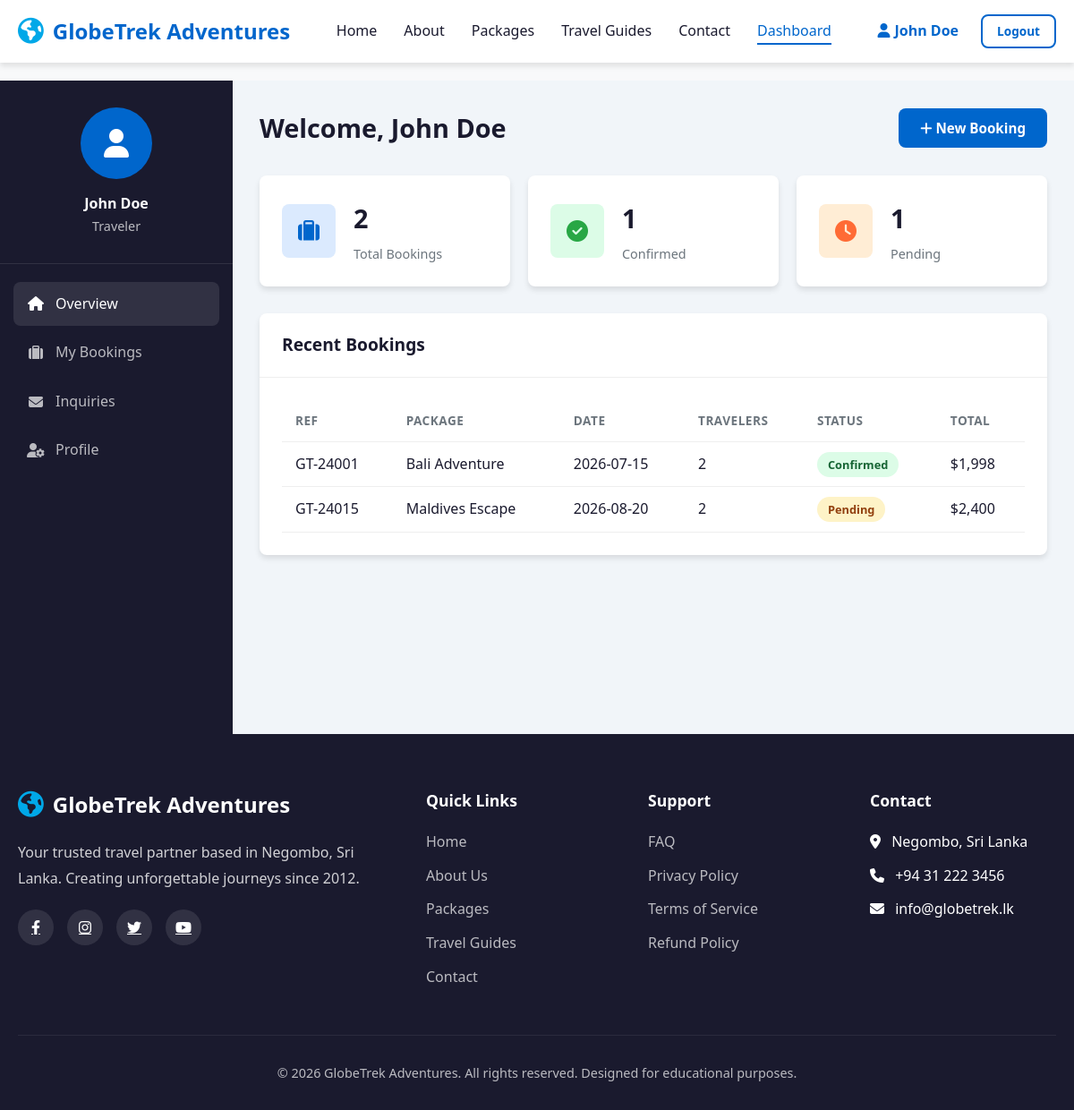
/dashboard.php (signed in), run on the app's committed database.
### tables this page shows
CREATE TABLE IF NOT EXISTS bookings (
    id INT AUTO_INCREMENT PRIMARY KEY,
    ref VARCHAR(50) NOT NULL UNIQUE,
    user_id INT NOT NULL,
    package_id INT,
    travel_date DATE NOT NULL,
    travelers INT NOT NULL,
    total_cost INT NOT NULL,
    status ENUM('Pending', 'Confirmed', 'Cancelled') DEFAULT 'Pending',
    special_requests TEXT,
    created_at TIMESTAMP DEFAULT CURRENT_TIMESTAMP,
    FOREIGN KEY (user_id) REFERENCES users(id) ON DELETE CASCADE,
    FOREIGN KEY (package_id) REFERENCES packages(id) ON DELETE SET NULL
);

CREATE TABLE IF NOT EXISTS packages (
    id INT AUTO_INCREMENT PRIMARY KEY,
    name VARCHAR(100) NOT NULL,
    destination VARCHAR(100) NOT NULL,
    duration INT NOT NULL,
    price INT NOT NULL,
    original_price INT,
    rating DECIMAL(3,2) DEFAULT 5.0,
    reviews INT DEFAULT 0,
    image VARCHAR(255),
    badge VARCHAR(50),
    description TEXT NOT NULL,
    hotel VARCHAR(255),
    transport VARCHAR(255),
    activities TEXT
);

### dashboard.php (the view, shortened to what this page needs)
<?php
require_once 'db.php';
$user_id = $_SESSION['user_id'];
$user_role = $_SESSION['user_role'];
$user_name = $_SESSION['user_name'];
if ($user_role === 'admin') {
    $total_users = $pdo->query("SELECT COUNT(*) FROM users WHERE role = 'customer'")->fetchColumn();
    $total_staff = $pdo->query("SELECT COUNT(*) FROM users WHERE role = 'staff'")->fetchColumn();
    $total_bookings = $pdo->query("SELECT COUNT(*) FROM bookings")->fetchColumn();
    $total_inquiries = $pdo->query("SELECT COUNT(*) FROM inquiries")->fetchColumn();
    $recent_activity = $pdo->query("
        SELECT b.created_at, b.ref, u.email, p.name as pkg_name, b.total_cost
        FROM bookings b
        JOIN users u ON b.user_id = u.id
        JOIN packages p ON b.package_id = p.id
        ORDER BY b.created_at DESC LIMIT 5
    ")->fetchAll();
    $customers = $pdo->query("
        SELECT u.id, u.name, u.email, u.created_at, COUNT(b.id) as booking_count
        FROM users u
        LEFT JOIN bookings b ON u.id = b.user_id
        WHERE u.role = 'customer'
        GROUP BY u.id
        ORDER BY u.created_at DESC
    ")->fetchAll();
    $staff_members = $pdo->query("SELECT id, name, email, phone FROM users WHERE role = 'staff' ORDER BY name ASC")->fetchAll();
    $reports = $pdo->query("
        SELECT DATE_FORMAT(travel_date, '%M %Y') as month, COUNT(id) as bookings, SUM(total_cost) as revenue
        FROM bookings
        GROUP BY month
        ORDER BY travel_date DESC
    ")->fetchAll();
} else {
    $stmt = $pdo->prepare("SELECT COUNT(*) FROM bookings WHERE user_id = ?");
    $stmt->execute([$user_id]);
    $total_bookings = $stmt->fetchColumn();
    $stmt = $pdo->prepare("SELECT COUNT(*) FROM bookings WHERE user_id = ? AND status = 'Confirmed'");
    $stmt->execute([$user_id]);
    $confirmed_bookings = $stmt->fetchColumn();
    $stmt = $pdo->prepare("SELECT COUNT(*) FROM bookings WHERE user_id = ? AND status = 'Pending'");
    $stmt->execute([$user_id]);
    $pending_bookings = $stmt->fetchColumn();
    $stmt = $pdo->prepare("
        SELECT b.ref, p.name as pkg_name, b.travel_date, b.travelers, b.status, b.total_cost
        FROM bookings b
        JOIN packages p ON b.package_id = p.id
        WHERE b.user_id = ?
        ORDER BY b.created_at DESC
    ");
    $stmt->execute([$user_id]);
    $bookings_list = $stmt->fetchAll();
}
include 'header.php';
?>
<?php if ($user_role === 'customer'): ?>
    <div id="customer-dashboard-view">
        <div class="dashboard-layout">
            <div class="sidebar">
                <div class="sidebar-user">
                    <div class="sidebar-avatar"><i class="fas fa-user"></i></div>
                    <h4 id="custName"><?php echo htmlspecialchars($user_name); ?></h4>
                    <p style="opacity:0.7; font-size:0.9rem;">Traveler</p>
                </div>
                <ul class="sidebar-menu">
                    <li><a href="#" class="active" onclick="showDashTab('cust-overview')"><i class="fas fa-home"></i> Overview</a></li>
                    <li><a href="#" onclick="showDashTab('cust-bookings')"><i class="fas fa-suitcase"></i> My Bookings</a></li>
                    <li><a href="#" onclick="showDashTab('cust-inquiries')"><i class="fas fa-envelope"></i> Inquiries</a></li>
                    <li><a href="#" onclick="showDashTab('cust-profile')"><i class="fas fa-user-cog"></i> Profile</a></li>
                </ul>
            </div>
            <div class="main-content">
                <div class="dashboard-header">
                    <h2>Welcome, <span id="dashNameHeader"><?php echo htmlspecialchars($user_name); ?></span></h2>
                    <a href="packages.php" class="btn btn-primary"><i class="fas fa-plus"></i> New Booking</a>
                </div>
                <div id="cust-overview" class="dash-tab active">
                    <div class="stats-cards">
                        <div class="stat-card">
                            <div class="stat-icon blue"><i class="fas fa-suitcase"></i></div>
                            <div class="stat-info">
                                <h4><?php echo $total_bookings; ?></h4>
                                <p>Total Bookings</p>
                            </div>
                        </div>
                        <div class="stat-card">
                            <div class="stat-icon green"><i class="fas fa-check-circle"></i></div>
                            <div class="stat-info">
                                <h4><?php echo $confirmed_bookings; ?></h4>
                                <p>Confirmed</p>
                            </div>
                        </div>
                        <div class="stat-card">
                            <div class="stat-icon orange"><i class="fas fa-clock"></i></div>
                            <div class="stat-info">
                                <h4><?php echo $pending_bookings; ?></h4>
                                <p>Pending</p>
                            </div>
                        </div>
                    </div>
                    <div class="content-card">
                        <div class="content-card-header">
                            <h3>Recent Bookings</h3>
                        </div>
                        <div class="content-card-body">
                            <div class="table-responsive">
                                <table class="table">
                                    <thead>
                                        <tr>
                                            <th>Ref</th>
                                            <th>Package</th>
                                            <th>Date</th>
                                            <th>Travelers</th>
                                            <th>Status</th>
                                            <th>Total</th>
                                        </tr>
                                    </thead>
                                    <tbody>
                                        <?php if (count($bookings_list) > 0): ?>
                                            <?php foreach ($bookings_list as $b): ?>
                                                <tr>
                                                    <td><?php echo htmlspecialchars($b['ref']); ?></td>
                                                    <td><?php echo htmlspecialchars($b['pkg_name']); ?></td>
                                                    <td><?php echo htmlspecialchars($b['travel_date']); ?></td>
                                                    <td><?php echo htmlspecialchars($b['travelers']); ?></td>
                                                    <td>
                                                        <span class="status-badge <?php
                                                            if ($b['status'] == 'Confirmed') echo 'status-confirmed';
                                                            elseif ($b['status'] == 'Pending') echo 'status-pending';
                                                            else echo 'status-cancelled';
                                                        ?>"><?php echo htmlspecialchars($b['status']); ?></span>
                                                    </td>
                                                    <td>$<?php echo number_format($b['total_cost']); ?></td>
                                                </tr>
                                            <?php endforeach; ?>
                                        <?php else: ?>
                                            <tr><td colspan="6" style="text-align:center; color:var(--gray);">No bookings found yet. <a href="packages.php">Book a package!</a></td></tr>
                                        <?php endif; ?>
                                    </tbody>
                                </table>
                            </div>
                        </div>
                    </div>
                </div>
            </div>
        </div>
    </div>
<?php endif; ?>
<?php include 'footer.php'; ?>

### style.css (style rules this page uses)
:root { --primary: #0066cc; --primary-dark: #004d99; --secondary: #00a8e8; --accent: #ff6b35; --dark: #1a1a2e; --light: #f8f9fa; --white: #ffffff; --gray: #6c757d; --success: #28a745; --warning: #ffc107; --danger: #dc3545; --shadow: 0 4px 6px rgba(0,0,0,0.1); --shadow-lg: 0 10px 25px rgba(0,0,0,0.15); --radius: 8px; --transition: all 0.3s ease; }
* { margin: 0; padding: 0; box-sizing: border-box; }
body { font-family: 'Segoe UI', Tahoma, Geneva, Verdana, sans-serif; line-height: 1.6; color: var(--dark); background: var(--light); overflow-x: hidden; }
.btn { padding: 10px 24px; border: none; border-radius: var(--radius); cursor: pointer; font-weight: 600; transition: var(--transition); text-decoration: none; display: inline-block; font-size: 0.95rem; text-align: center; }
.btn-primary { background: var(--primary); color: var(--white); }
.dashboard-layout { display: grid; grid-template-columns: 260px 1fr; min-height: calc(100vh - 70px); }
.sidebar { background: var(--dark); color: var(--white); padding: 30px 0; }
.sidebar-user { text-align: center; padding: 0 20px 30px; border-bottom: 1px solid rgba(255,255,255,0.1); margin-bottom: 20px; }
.sidebar-avatar { width: 80px; height: 80px; border-radius: 50%; background: var(--primary); display: flex; align-items: center; justify-content: center; margin: 0 auto 15px; font-size: 2rem; }
.sidebar-menu { list-style: none; padding: 0 15px; }
.sidebar-menu li { margin-bottom: 5px; }
.sidebar-menu a { display: flex; align-items: center; gap: 12px; padding: 12px 15px; color: rgba(255,255,255,0.7); text-decoration: none; border-radius: var(--radius); transition: var(--transition); }
.sidebar-menu a:hover, .sidebar-menu a.active { background: rgba(255,255,255,0.1); color: var(--white); }
.sidebar-menu i { width: 20px; text-align: center; }
.main-content { padding: 30px; background: #f1f5f9; overflow-y: auto; }
.dashboard-header { display: flex; justify-content: space-between; align-items: center; margin-bottom: 30px; }
.dashboard-header h2 { font-size: 1.8rem; }
.stats-cards { display: grid; grid-template-columns: repeat(auto-fill, minmax(240px, 1fr)); gap: 20px; margin-bottom: 30px; }
.stat-card { background: var(--white); padding: 25px; border-radius: var(--radius); box-shadow: var(--shadow); display: flex; align-items: center; gap: 20px; }
.stat-icon { width: 60px; height: 60px; border-radius: var(--radius); display: flex; align-items: center; justify-content: center; font-size: 1.5rem; }
.stat-icon.blue { background: #dbeafe; color: var(--primary); }
.stat-icon.green { background: #dcfce7; color: var(--success); }
.stat-icon.orange { background: #ffedd5; color: var(--accent); }
.stat-info h4 { font-size: 1.8rem; margin-bottom: 5px; }
.stat-info p { color: var(--gray); font-size: 0.9rem; }
.content-card { background: var(--white); border-radius: var(--radius); box-shadow: var(--shadow); margin-bottom: 30px; }
.content-card-header { padding: 20px 25px; border-bottom: 1px solid #eee; display: flex; justify-content: space-between; align-items: center; }
.content-card-header h3 { font-size: 1.2rem; }
.content-card-body { padding: 25px; }
.table { width: 100%; border-collapse: collapse; }
.table th, .table td { padding: 12px 15px; text-align: left; border-bottom: 1px solid #eee; }
.table th { font-weight: 600; color: var(--gray); font-size: 0.85rem; text-transform: uppercase; letter-spacing: 0.5px; }
.status-badge { padding: 5px 12px; border-radius: 20px; font-size: 0.8rem; font-weight: 600; }
.status-pending { background: #fef3c7; color: #92400e; }
.status-confirmed { background: #dcfce7; color: #166534; }
.table-responsive { overflow-x: auto; }

### data on the page
bookings: ref "GT-24001", package.name "Bali Adventure", travel_date "2026-07-15", travelers "2", status "Confirmed", total_cost "1,998"
bookings: ref "GT-24015", package.name "Maldives Escape", travel_date "2026-08-20", travelers "2", status "Pending", total_cost "2,400"

### other printed values
$_SESSION['user_name'] "John Doe"
$user_name "John Doe"
$total_bookings "2"
$confirmed_bookings "1"
$pending_bookings "1"
